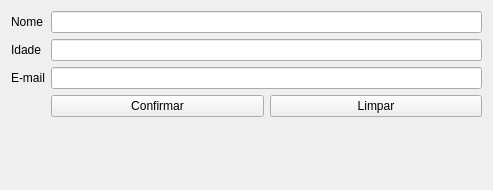
<?xml version="1.0" encoding="UTF-8"?>
<ui version="4.0">
 <class>Janela_tab</class>
 <widget class="QWidget" name="Janela_tab">
  <property name="windowModality">
   <enum>Qt::NonModal</enum>
  </property>
  <property name="geometry">
   <rect>
    <x>0</x>
    <y>0</y>
    <width>493</width>
    <height>190</height>
   </rect>
  </property>
  <property name="windowTitle">
   <string>Form</string>
  </property>
  <layout class="QVBoxLayout" name="verticalLayout">
   <item>
    <layout class="QFormLayout" name="formLayout">
     <property name="fieldGrowthPolicy">
      <enum>QFormLayout::AllNonFixedFieldsGrow</enum>
     </property>
     <item row="0" column="0">
      <widget class="QLabel" name="label">
       <property name="text">
        <string>Nome</string>
       </property>
      </widget>
     </item>
     <item row="0" column="1">
      <widget class="QLineEdit" name="lineEdit"/>
     </item>
     <item row="1" column="0">
      <widget class="QLabel" name="label_2">
       <property name="text">
        <string>Idade</string>
       </property>
      </widget>
     </item>
     <item row="1" column="1">
      <widget class="QLineEdit" name="lineEdit_2"/>
     </item>
     <item row="2" column="0">
      <widget class="QLabel" name="label_3">
       <property name="text">
        <string>E-mail</string>
       </property>
      </widget>
     </item>
     <item row="2" column="1">
      <widget class="QLineEdit" name="lineEdit_3"/>
     </item>
     <item row="3" column="1">
      <layout class="QHBoxLayout" name="horizontalLayout">
       <item>
        <widget class="QPushButton" name="pushButton_2">
         <property name="text">
          <string>Confirmar</string>
         </property>
        </widget>
       </item>
       <item>
        <widget class="QPushButton" name="pushButton">
         <property name="text">
          <string>Limpar</string>
         </property>
        </widget>
       </item>
      </layout>
     </item>
    </layout>
   </item>
  </layout>
 </widget>
 <resources/>
 <connections/>
</ui>
